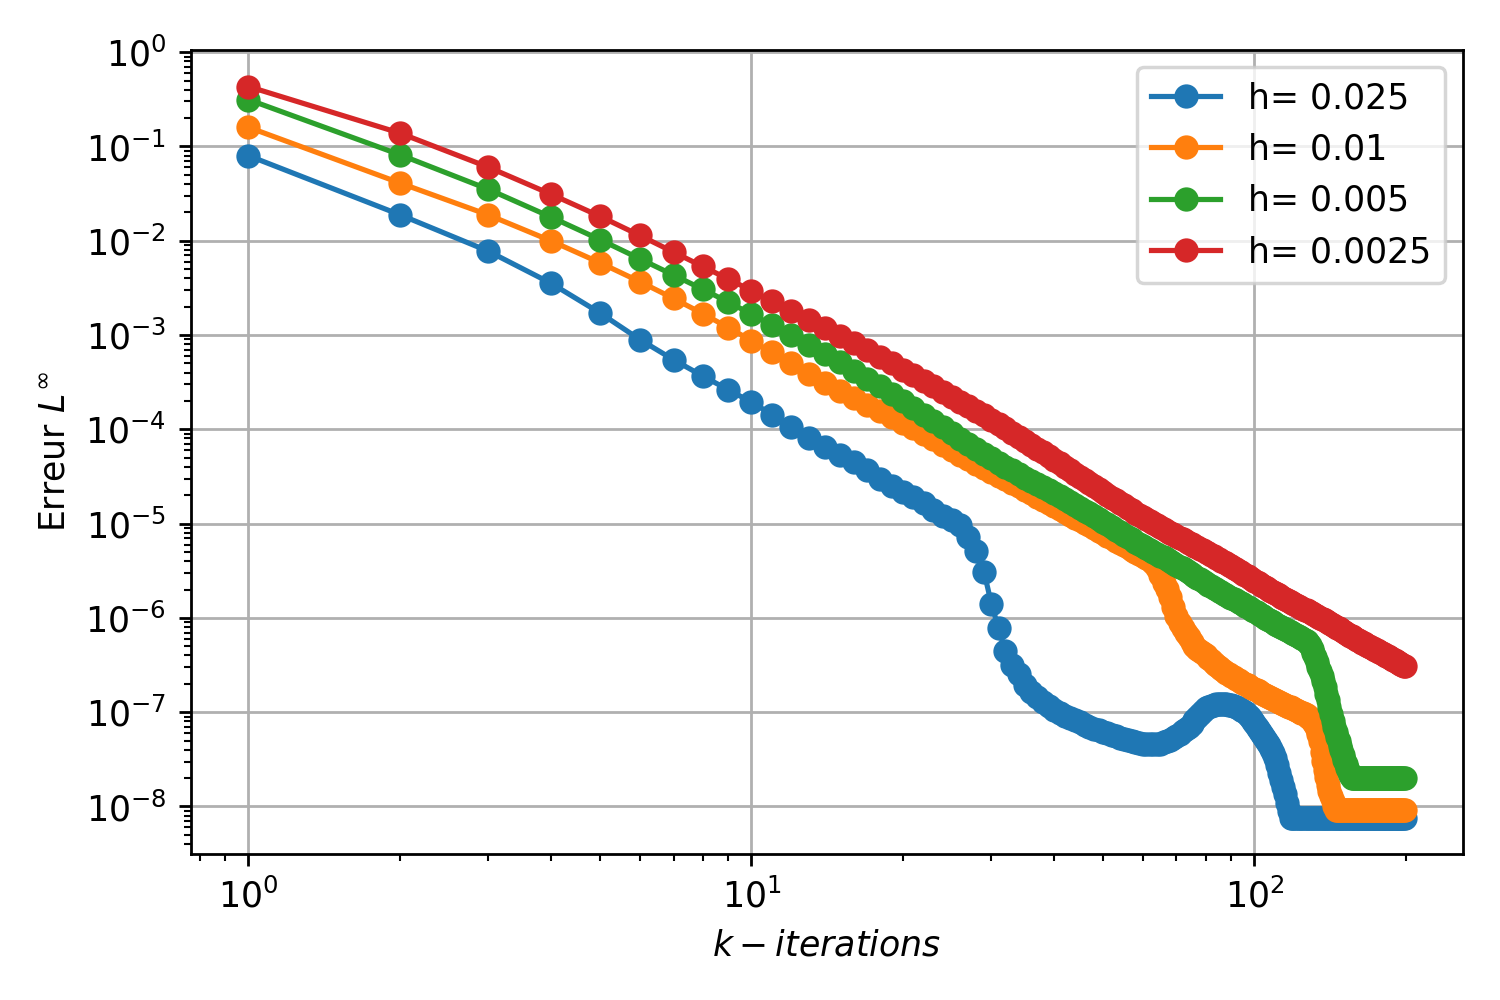

The Python source for this figure:

import numpy as np
import matplotlib.pyplot as plt

f = open("convergence_0025.txt", "r"); lines_1 = f.readlines()
f = open("convergence_001.txt",  "r"); lines_2 = f.readlines()
f = open("convergence_0005.txt", "r"); lines_3 = f.readlines()
f = open("convergence_00025.txt","r"); lines_4 = f.readlines()

data1=[];data2=[];data3=[];data4=[]
for l in lines_1: data1.append(float(l))
for l in lines_2: data2.append(float(l))
for l in lines_3: data3.append(float(l))
for l in lines_4: data4.append(float(l))

h_list = np.arange(1,len(lines_1)+1)

fig, ax = plt.subplots(figsize=(6,4), dpi=250)

# ax.plot(h_list, 1/h_list**4, '--', label="$k^{-4}$")
# ax.plot(h_list, 1/h_list**3, '--', label="$k^{-3}$")
# ax.plot(h_list, 1/h_list, '--', label="$k^{-1}$")


ax.plot(h_list, data1, '-o', label='h= 0.025')
ax.plot(h_list, data2, '-o', label='h= 0.01')
ax.plot(h_list, data3, '-o', label='h= 0.005')
ax.plot(h_list, data4, '-o', label='h= 0.0025')

ax.set_xlabel('$k-iterations$')
ax.set_ylabel('Erreur $L^\infty$')
ax.loglog()
ax.grid()
ax.legend()
plt.tight_layout()
plt.savefig("convergence.png")



fig, ax = plt.subplots(figsize=(6,4), dpi=250)

conv = [31,71,106,136]
h = [0.025,0.01,0.005,0.0025]
ax.plot(h,conv, '-o', label="nombre d'iteration")
ax.set_xlabel('$h$ finesse de maille')
ax.set_ylabel('iterations avant convergence')
ax.grid()
ax.legend()
plt.tight_layout()
plt.savefig("iterations.png")


